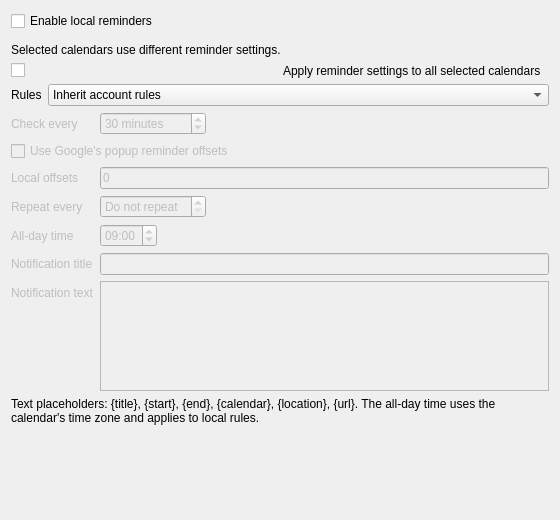
<?xml version="1.0" encoding="UTF-8"?>
<ui version="4.0">
 <class>GCalendarReminderSettings</class>
 <widget class="QWidget" name="GCalendarReminderSettings">
  <property name="geometry">
   <rect>
    <x>0</x>
    <y>0</y>
    <width>560</width>
    <height>520</height>
   </rect>
  </property>
  <layout class="QVBoxLayout" name="m_layout">
   <item>
    <widget class="QCheckBox" name="m_cbEnabled">
     <property name="text">
      <string>Enable local reminders</string>
     </property>
    </widget>
   </item>
   <item>
    <widget class="HelpSpoiler" name="m_lblTiming" native="true" />
   </item>
   <item>
    <widget class="QLabel" name="m_lblMixed">
     <property name="text">
      <string>Selected calendars use different reminder settings.</string>
     </property>
     <property name="wordWrap">
      <bool>true</bool>
     </property>
    </widget>
   </item>
   <item>
    <widget class="QWidget" name="m_panelSelection" native="true">
     <layout class="QHBoxLayout" name="m_layoutSelection">
      <property name="leftMargin">
       <number>0</number>
      </property>
      <property name="topMargin">
       <number>0</number>
      </property>
      <property name="rightMargin">
       <number>0</number>
      </property>
      <property name="bottomMargin">
       <number>0</number>
      </property>
      <item>
       <widget class="MultiFeedEditCheckBox" name="m_mcbReminders" />
      </item>
      <item>
       <widget class="QLabel" name="m_lblApplyReminders">
        <property name="text">
         <string>Apply reminder settings to all selected calendars</string>
        </property>
        <property name="buddy">
         <cstring>m_mcbReminders</cstring>
        </property>
       </widget>
      </item>
     </layout>
    </widget>
   </item>
   <item>
    <widget class="QWidget" name="m_panelEditor" native="true">
     <layout class="QVBoxLayout" name="m_layoutEditor">
      <property name="leftMargin">
       <number>0</number>
      </property>
      <property name="topMargin">
       <number>0</number>
      </property>
      <property name="rightMargin">
       <number>0</number>
      </property>
      <property name="bottomMargin">
       <number>0</number>
      </property>
      <item>
       <widget class="QWidget" name="m_panelCalendarMode" native="true">
        <layout class="QFormLayout" name="m_layoutCalendarMode">
         <property name="leftMargin">
          <number>0</number>
         </property>
         <property name="topMargin">
          <number>0</number>
         </property>
         <property name="rightMargin">
          <number>0</number>
         </property>
         <property name="bottomMargin">
          <number>0</number>
         </property>
         <item row="0" column="0">
          <widget class="QLabel" name="m_lblMode">
           <property name="text">
            <string>Rules</string>
           </property>
           <property name="buddy">
            <cstring>m_cmbMode</cstring>
           </property>
          </widget>
         </item>
         <item row="0" column="1">
          <widget class="QComboBox" name="m_cmbMode">
           <item>
            <property name="text">
             <string>Inherit account rules</string>
            </property>
           </item>
           <item>
            <property name="text">
             <string>Disable for this calendar</string>
            </property>
           </item>
           <item>
            <property name="text">
             <string>Use local offsets</string>
            </property>
           </item>
           <item>
            <property name="text">
             <string>Use Google's popup offsets</string>
            </property>
           </item>
          </widget>
         </item>
        </layout>
       </widget>
      </item>
      <item>
       <widget class="QWidget" name="m_panelSettings" native="true">
        <property name="enabled">
         <bool>false</bool>
        </property>
        <layout class="QFormLayout" name="m_layoutSettings">
         <property name="fieldGrowthPolicy">
          <enum>QFormLayout::ExpandingFieldsGrow</enum>
         </property>
         <property name="rowWrapPolicy">
          <enum>QFormLayout::WrapLongRows</enum>
         </property>
         <property name="leftMargin">
          <number>0</number>
         </property>
         <property name="topMargin">
          <number>0</number>
         </property>
         <property name="rightMargin">
          <number>0</number>
         </property>
         <property name="bottomMargin">
          <number>0</number>
         </property>
         <item row="0" column="0">
          <widget class="QLabel" name="m_lblCheckInterval">
           <property name="text">
            <string>Check every</string>
           </property>
           <property name="buddy">
            <cstring>m_spinCheckInterval</cstring>
           </property>
          </widget>
         </item>
         <item row="0" column="1">
          <widget class="QSpinBox" name="m_spinCheckInterval">
           <property name="suffix">
            <string> minutes</string>
           </property>
           <property name="minimum">
            <number>1</number>
           </property>
           <property name="maximum">
            <number>35791</number>
           </property>
           <property name="value">
            <number>30</number>
           </property>
          </widget>
         </item>
         <item row="1" column="0" colspan="2">
          <widget class="QCheckBox" name="m_cbGoogleReminders">
           <property name="text">
            <string>Use Google's popup reminder offsets</string>
           </property>
          </widget>
         </item>
         <item row="2" column="0">
          <widget class="QLabel" name="m_lblOffsets">
           <property name="text">
            <string>Local offsets</string>
           </property>
           <property name="buddy">
            <cstring>m_txtOffsets</cstring>
           </property>
          </widget>
         </item>
         <item row="2" column="1">
          <widget class="BaseLineEdit" name="m_txtOffsets">
           <property name="text">
            <string notr="true">0</string>
           </property>
           <property name="placeholderText">
            <string>Minutes before start, separated by commas; 0 means at start</string>
           </property>
          </widget>
         </item>
         <item row="3" column="0">
          <widget class="QLabel" name="m_lblRepeatInterval">
           <property name="text">
            <string>Repeat every</string>
           </property>
           <property name="buddy">
            <cstring>m_spinRepeatInterval</cstring>
           </property>
          </widget>
         </item>
         <item row="3" column="1">
          <widget class="QSpinBox" name="m_spinRepeatInterval">
           <property name="specialValueText">
            <string>Do not repeat</string>
           </property>
           <property name="suffix">
            <string> minutes</string>
           </property>
           <property name="maximum">
            <number>35791</number>
           </property>
          </widget>
         </item>
         <item row="4" column="0">
          <widget class="QLabel" name="m_lblAllDayTime">
           <property name="text">
            <string>All-day time</string>
           </property>
           <property name="buddy">
            <cstring>m_timeAllDay</cstring>
           </property>
          </widget>
         </item>
         <item row="4" column="1">
          <widget class="QTimeEdit" name="m_timeAllDay">
           <property name="displayFormat">
            <string notr="true">HH:mm</string>
           </property>
           <property name="time">
            <time>
             <hour>9</hour>
             <minute>0</minute>
             <second>0</second>
            </time>
           </property>
          </widget>
         </item>
         <item row="5" column="0">
          <widget class="QLabel" name="m_lblNotificationTitle">
           <property name="text">
            <string>Notification title</string>
           </property>
           <property name="buddy">
            <cstring>m_txtNotificationTitle</cstring>
           </property>
          </widget>
         </item>
         <item row="5" column="1">
          <widget class="BaseLineEdit" name="m_txtNotificationTitle" />
         </item>
         <item row="6" column="0">
          <widget class="QLabel" name="m_lblNotificationBody">
           <property name="text">
            <string>Notification text</string>
           </property>
           <property name="buddy">
            <cstring>m_txtNotificationBody</cstring>
           </property>
          </widget>
         </item>
         <item row="6" column="1">
          <widget class="QPlainTextEdit" name="m_txtNotificationBody">
           <property name="minimumSize">
            <size>
             <width>0</width>
             <height>90</height>
            </size>
           </property>
           <property name="maximumSize">
            <size>
             <width>16777215</width>
             <height>110</height>
            </size>
           </property>
          </widget>
         </item>
        </layout>
       </widget>
      </item>
     </layout>
    </widget>
   </item>
   <item>
    <widget class="QLabel" name="m_lblPlaceholders">
     <property name="text">
      <string>Text placeholders: {title}, {start}, {end}, {calendar}, {location}, {url}. The all-day time uses the calendar's time zone and applies to local rules.</string>
     </property>
     <property name="wordWrap">
      <bool>true</bool>
     </property>
    </widget>
   </item>
   <item>
    <spacer name="verticalSpacer">
     <property name="orientation">
      <enum>Qt::Vertical</enum>
     </property>
     <property name="sizeHint" stdset="0">
      <size>
       <width>20</width>
       <height>0</height>
      </size>
     </property>
    </spacer>
   </item>
  </layout>
 </widget>
 <customwidgets>
  <customwidget>
   <class>BaseLineEdit</class>
   <extends>QLineEdit</extends>
   <header>librssguard/gui/reusable/baselineedit.h</header>
  </customwidget>
  <customwidget>
   <class>HelpSpoiler</class>
   <extends>QWidget</extends>
   <header>librssguard/gui/reusable/helpspoiler.h</header>
   <container>1</container>
  </customwidget>
  <customwidget>
   <class>MultiFeedEditCheckBox</class>
   <extends>QCheckBox</extends>
   <header>librssguard/services/abstract/gui/multifeededitcheckbox.h</header>
  </customwidget>
 </customwidgets>
 <tabstops>
  <tabstop>m_cbEnabled</tabstop>
  <tabstop>m_mcbReminders</tabstop>
  <tabstop>m_cmbMode</tabstop>
  <tabstop>m_spinCheckInterval</tabstop>
  <tabstop>m_cbGoogleReminders</tabstop>
  <tabstop>m_txtOffsets</tabstop>
  <tabstop>m_spinRepeatInterval</tabstop>
  <tabstop>m_timeAllDay</tabstop>
  <tabstop>m_txtNotificationTitle</tabstop>
  <tabstop>m_txtNotificationBody</tabstop>
 </tabstops>
 <resources />
 <connections />
</ui>
